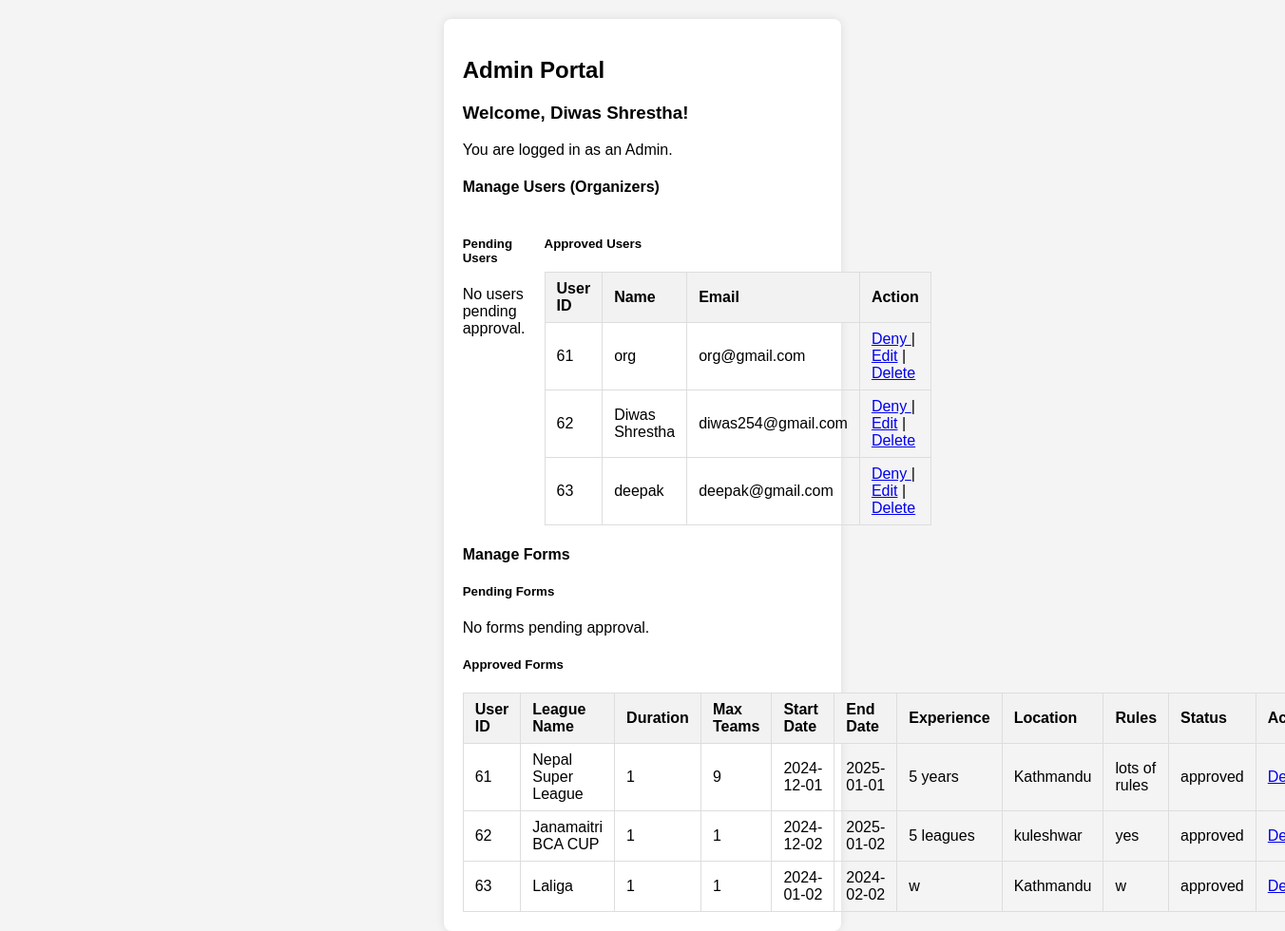
Screenshot of /pages/proAdmin.php (signed in) with the database file from the repository.
### tables this page shows
CREATE TABLE `user` (
  `userId` int(11) NOT NULL,
  `name` varchar(100) NOT NULL,
  `email` varchar(100) NOT NULL,
  `password` varchar(255) NOT NULL,
  `created_at` timestamp NOT NULL DEFAULT current_timestamp(),
  `status` enum('pending','approved','denied') DEFAULT 'pending'
);

CREATE TABLE `form` (
  `form_id` int(11) NOT NULL,
  `userId` int(11) NOT NULL,
  `duration` int(11) NOT NULL,
  `max_teams` int(11) NOT NULL,
  `one_league` enum('yes','no') NOT NULL,
  `start_date` date NOT NULL,
  `end_date` date NOT NULL,
  `experience` text DEFAULT NULL,
  `active` enum('yes','no') NOT NULL,
  `location` varchar(255) NOT NULL,
  `rules` text DEFAULT NULL,
  `status` enum('pending','approved','denied') DEFAULT 'pending',
  `created_at` timestamp NOT NULL DEFAULT current_timestamp(),
  `league_name` varchar(255) DEFAULT NULL
);

### pages/proAdmin.php (the view, shortened to what this page needs)
<?php
require_once 'db_connection.php';
?>
<!DOCTYPE html>
<html lang="en">
<head>
    <link rel="stylesheet" href="../assests/css/admin.css">
    <link rel="stylesheet" href="https://cdnjs.cloudflare.com/ajax/libs/font-awesome/6.0.0-beta3/css/all.min.css">
</head>
<body>
    <div class="container">
        <h2>Admin Portal</h2>
        <?php if (!isset($_SESSION['admin_id'])): ?>
            <h3>Register</h3>
            <form method="POST" action="">
                <label>Name:</label>
                <input type="text" name="name" required>
                <br>
                <label>Email:</label>
                <input type="email" name="email" required>
                <br>
                <label>Password:</label>
                <input type="password" name="password" required>
                <br>
                <label>Confirm Password:</label>
                <input type="password" name="confirm_password" required>
                <br>
                <button type="submit" name="register">Register</button>
            </form>
            <hr>
            <h3>Login</h3>
            <form method="POST" action="">
                <label>Email:</label>
                <input type="email" name="email" required>
                <br>
                <label>Password:</label>
                <input type="password" name="password" required>
                <br>
                <button type="submit" name="login">Login</button>
            </form>
        <?php else: ?>
            <h3>Welcome, <?php echo $_SESSION['admin_name']; ?>!</h3>
            <p>You are logged in as an Admin.</p>
            <h4>Manage Users (Organizers)</h4>
            <div class="table-container">
                <div>
                    <h5>Pending Users</h5>
                    <?php
                    $query = "SELECT * FROM user WHERE status = 'pending'";
                    $result = mysqli_query($conn, $query);
                    if ($result && mysqli_num_rows($result) > 0): ?>
                        <table border="1">
                        <thead>
                            <tr>
                                <th>User ID</th>
                                <th>Name</th>
                                <th>Email</th>
                                <th>Action</th>
                            </tr>
                        </thead>
                        <tbody>
                            <?php while ($user = $result->fetch_assoc()): ?>
                                <tr>
                                <td><?php echo htmlspecialchars($user['userId']); ?></td>
                                    <td><?php echo htmlspecialchars($user['name']); ?></td>
                                    <td><?php echo htmlspecialchars($user['email']); ?></td>
                                    <td>
                                        <a href="?action=approve&id=<?php echo $user['userId']; ?>">Approve</a> |
                                        <a href="?action=deny&id=<?php echo $user['userId']; ?>"
                                           onclick="return confirm('Are you sure you want to deny this user? This action cannot be undone.');">
                                           Deny
                                        </a> |
                                        <a href="?edit=<?php echo $user['userId']; ?>">Edit</a>
                                    </td>
                                </tr>
                            <?php endwhile; ?>
                        </tbody>
                        </table>
                    <?php else: ?>
                        <p>No users pending approval.</p>
                    <?php endif; ?>
                </div>
                <div>
                    <h5>Approved Users</h5>
                    <?php
                    $query = "SELECT * FROM user WHERE status = 'approved'";
                    $result = mysqli_query($conn, $query);
                    if ($result && mysqli_num_rows($result) > 0): ?>
                        <table border="1">
                        <thead>
                            <tr>
                                <th>User ID</th>
                                <th>Name</th>
                                <th>Email</th>
                                <th>Action</th>
                            </tr>
                        </thead>
                        <tbody>
                            <?php while ($user = $result->fetch_assoc()): ?>
                                <tr>
                                   <td><?php echo htmlspecialchars($user['userId']); ?></td>
                                    <td><?php echo htmlspecialchars($user['name']); ?></td>
                                    <td><?php echo htmlspecialchars($user['email']); ?></td>
                                    <td>
                                        <a href="?action=deny&id=<?php echo $user['userId']; ?>"
                                           onclick="return confirm('Are you sure you want to deny this user? This action cannot be undone.');">
                                           Deny
                                        </a> |
                                        <a href="?edit=<?php echo $user['userId']; ?>">Edit</a> |
                                        <a href="?action=delete&id=<?php echo $user['userId']; ?>"
                                           onclick="return confirm('Are you sure you want to delete this user?');">
                                           Delete
                                        </a>
                                    </td>
                                </tr>
                            <?php endwhile; ?>
                        </tbody>
                        </table>
                    <?php else: ?>
                        <p>No approved users.</p>
                    <?php endif; ?>
                </div>
            </div>
            <h4>Manage Forms</h4>
            <div>
                <h5>Pending Forms</h5>
                <?php
                $query = "SELECT * FROM form WHERE status = 'pending'";
                $result = mysqli_query($conn, $query);
                if ($result && mysqli_num_rows($result) > 0): ?>
                    <table border="1">
                    <thead>
                        <tr>
                            <th>User ID</th>
                            <th>League Name</th>
                            <th>Duration</th>
                            <th>Max Teams</th>
                            <th>Start Date</th>
                            <th>End Date</th>
                            <th>Experience</th>
                            <th>Location</th>
                            <th>Rules</th>
                            <th>Status</th>
                            <th>Action</th>
                        </tr>
                    </thead>
                    <tbody>
                        <?php while ($form = $result->fetch_assoc()): ?>
                            <tr>
                                <td><?php echo htmlspecialchars($form['userId']); ?></td>
                                <td><?php echo htmlspecialchars($form['league_name']); ?></td>
                                <td><?php echo htmlspecialchars($form['duration']); ?></td>
                                <td><?php echo htmlspecialchars($form['max_teams']); ?></td>
                                <td><?php echo htmlspecialchars($form['start_date']); ?></td>
                                <td><?php echo htmlspecialchars($form['end_date']); ?></td>
                                <td><?php echo htmlspecialchars($form['experience']); ?></td>
                                <td><?php echo htmlspecialchars($form['location']); ?></td>
                                <td><?php echo htmlspecialchars($form['rules']); ?></td>
                                <td><?php echo htmlspecialchars($form['status']); ?></td>
                                <td>
                                    <a href="?form_action=approve&form_id=<?php echo $form['form_id']; ?>">Approve</a> |
                                    <a href="?form_action=delete&form_id=<?php echo $form['form_id']; ?>"
                                       onclick="return confirm('Are you sure you want to delete this form?');">Delete</a>
                                </td>
                            </tr>
                        <?php endwhile; ?>
                    </tbody>
                    </table>
                <?php else: ?>
                    <p>No forms pending approval.</p>
                <?php endif; ?>
            </div>
            <div>
                <h5>Approved Forms</h5>
                <?php
                $query = "SELECT * FROM form WHERE status = 'approved'";
                $result = mysqli_query($conn, $query);
                if ($result && mysqli_num_rows($result) > 0): ?>
                    <table border="1">
                    <thead>
                        <tr>
                            <th>User ID</th>
                            <th>League Name</th>
                            <th>Duration</th>
                            <th>Max Teams</th>
                            <th>Start Date</th>
                            <th>End Date</th>
                            <th>Experience</th>
                            <th>Location</th>
                            <th>Rules</th>
                            <th>Status</th>
                            <th>Action</th>
                        </tr>
                    </thead>
                    <tbody>
                        <?php while ($form = $result->fetch_assoc()): ?>
                            <tr>
                                <td><?php echo htmlspecialchars($form['userId']); ?></td>
                                <td><?php echo htmlspecialchars($form['league_name']); ?></td>
                                <td><?php echo htmlspecialchars($form['duration']); ?></td>
                                <td><?php echo htmlspecialchars($form['max_teams']); ?></td>
                                <td><?php echo htmlspecialchars($form['start_date']); ?></td>
                                <td><?php echo htmlspecialchars($form['end_date']); ?></td>
                                <td><?php echo htmlspecialchars($form['experience']); ?></td>
                                <td><?php echo htmlspecialchars($form['location']); ?></td>
                                <td><?php echo htmlspecialchars($form['rules']); ?></td>
                                <td><?php echo htmlspecialchars($form['status']); ?></td>
                                <td>
                                    <a href="?form_action=delete&id=<?php echo $form['form_id']; ?>"
                                       onclick="return confirm('Are you sure you want to delete this form?');">Delete</a>
                                </td>
                            </tr>
                        <?php endwhile; ?>
                    </tbody>
                    </table>
                <?php else: ?>
                    <p>No approved forms.</p>
                <?php endif; ?>
            </div>
        <?php endif; ?>
    </div>
</body>
</html>

### assests/css/admin.css (style rules this page uses)
body { font-family: Arial, sans-serif; margin: 0; padding: 0; display: flex; justify-content: center; align-items: flex-start; height: 100vh; background-color: #f4f4f4; }
.container { width: 28%; max-width: 1200px; margin-top: 20px; margin-bottom: 20px; padding: 20px; background-color: #fff; border-radius: 8px; box-shadow: 0 0 10px rgba(0, 0, 0, 0.1); }
.table-container { display: flex; justify-content: space-between; gap: 20px; margin-top: 20px; }
table { width: 100%; border-collapse: collapse; }
table th, table td { padding: 8px 12px; text-align: left; border: 1px solid #ddd; }
table th { background-color: #f2f2f2; }

### rows the page displays
user: userId "61", name "org", email "org@gmail.com"
user: userId "62", name "Diwas Shrestha", email "diwas254@gmail.com"
user: userId "63", name "deepak", email "deepak@gmail.com"
form: userId "61", league_name "Nepal Super League", duration "1", max_teams "9", start_date "2024-12-01", end_date "2025-01-01", experience "5 years", location "Kathmandu", rules "lots of rules", status "approved"
form: userId "62", league_name "Janamaitri BCA CUP", duration "1", max_teams "1", start_date "2024-12-02", end_date "2025-01-02", experience "5 leagues", location "kuleshwar", rules "yes", status "approved"
form: userId "63", league_name "Laliga", duration "1", max_teams "1", start_date "2024-01-02", end_date "2024-02-02", experience "w", location "Kathmandu", rules "w", status "approved"

### other values shown
$_SESSION['admin_name'] "Diwas Shrestha"
